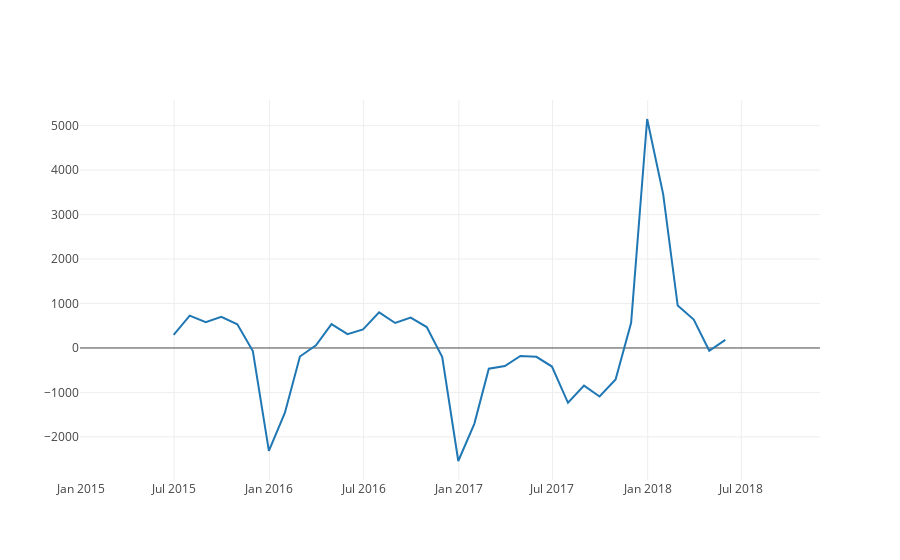

The cell this chart's notebook holds for it:
### Code cell
fig = iplot([go.Scatter(x=series.index, y=result.resid, mode='lines')])
